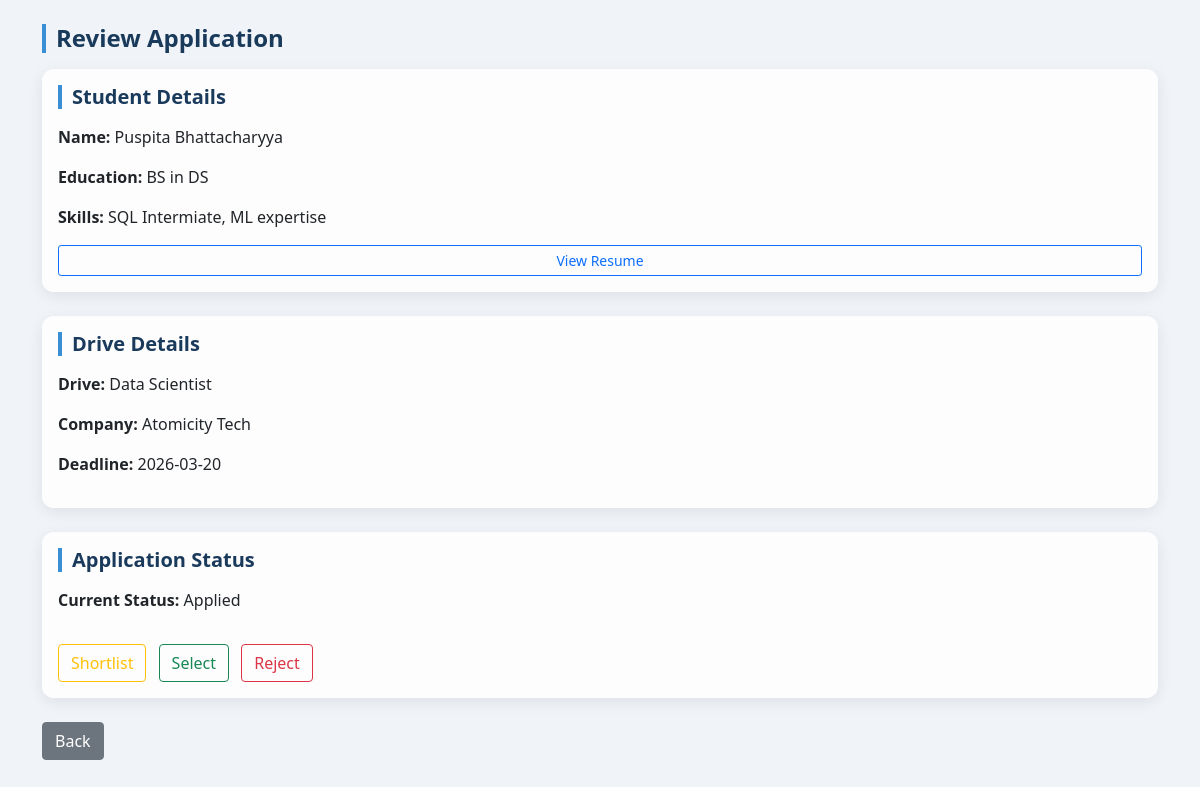
The page /company_view_student/1 on the database as committed earlier.
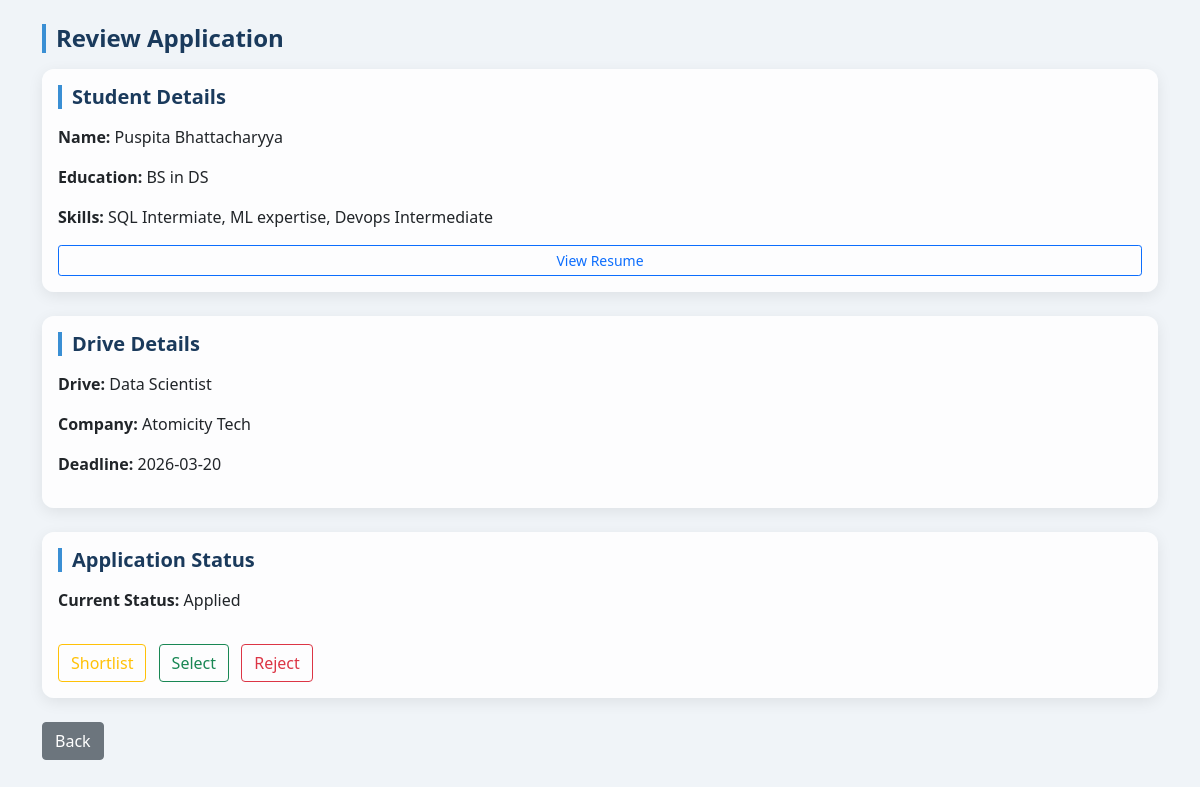
The same page on the database as committed later.
### application/models.py (models this page shows)
class Student(db.Model):
    __tablename__ = 'student'
    id = db.Column(db.Integer, primary_key=True)
    fullname = db.Column(db.String(150), nullable=False)
    user_id = db.Column(db.Integer, db.ForeignKey('user.id'), nullable=False)
    education = db.Column(db.String(200))
    skills = db.Column(db.String(300))
    resume_filename = db.Column(db.String(200))
    applications = db.relationship('Application', backref='student', lazy=True)

### application/controllers.py (the view)
@app.route("/company_view_student/<int:application_id>")
def company_view_student(application_id):
    application = Application.query.get(application_id)
    return render_template("company_view_student.html", application=application)

### templates/company_view_student.html (shortened to what this page needs)
<!DOCTYPE html>
<html>
<head>
  <link href="https://cdn.jsdelivr.net/npm/bootstrap@5.0.2/dist/css/bootstrap.min.css" rel="stylesheet">
  <link rel="stylesheet" href="/static/style.css">
</head>
<body>
<div class="container mt-4">
  <h4>Review Application</h4>
  <div class="card p-3 mb-4">
    <h5>Student Details</h5>
    <p><strong>Name:</strong> {{ application.student.fullname }}</p>
    <p><strong>Education:</strong> {{ application.student.education or "N/A" }}</p>
    <p><strong>Skills:</strong> {{ application.student.skills or "N/A" }}</p>
    {% if application.student.resume_filename %}
      <a href="/static/resumes/{{ application.student.resume_filename }}" class="btn btn-outline-primary btn-sm">View Resume</a>
    {% else %}
      <p class="text-muted">No resume uploaded.</p>
    {% endif %}
  </div>
  <div class="card p-3 mb-4">
    <h5>Drive Details</h5>
    <p><strong>Drive:</strong> {{ application.drive.job_title }}</p>
    <p><strong>Company:</strong> {{ application.drive.company.company_name }}</p>
    <p><strong>Deadline:</strong> {{ application.drive.deadline }}</p>
  </div>
  <div class="card p-3 mb-4">
    <h5>Application Status</h5>
    <p><strong>Current Status:</strong> {{ application.status }}</p>
    <div class="mt-3">
      <a href="/update_application/{{ application.id }}/Shortlisted" class="btn btn-outline-warning me-2">Shortlist</a>
      <a href="/update_application/{{ application.id }}/Selected" class="btn btn-outline-success me-2">Select</a>
      <a href="/update_application/{{ application.id }}/Rejected" class="btn btn-outline-danger">Reject</a>
    </div>
  </div>
  <a href="/view_applicants/{{ application.drive_id }}" class="btn btn-secondary">Back</a>
</div>
</body>
</html>

Rows that differ between the two databases and show on the page:
changed Student "Puspita Bhattacharyya": student "SQL Intermiate, ML expertise" → "SQL Intermiate, ML expertise, Devops Intermediate"
